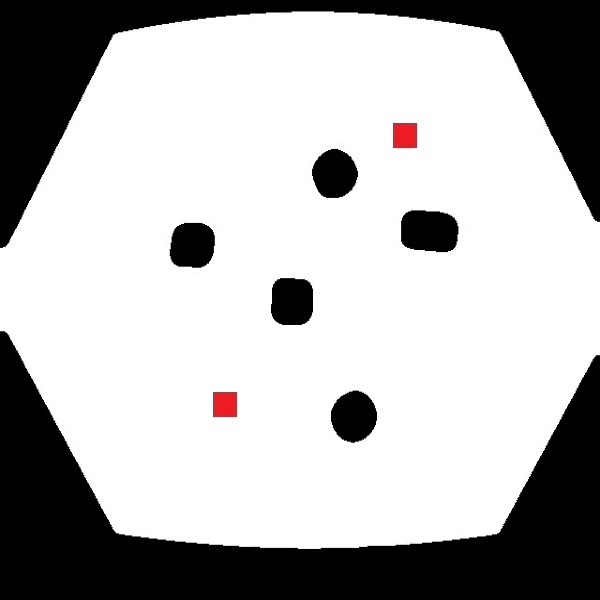
#> input picture Path_Planning_Algorithm/20x20_600p/t4.jpg, 600 x 600 px
$ python main.py   (older library calls are emulated)
#> lines starting #> are read from the running program, lines starting #| are printed output that depends on the picture
### Path_Planning_Algorithm/process_image.py
import cv2
import numpy as np
import time
from skimage.measure import compare_ssim as ssim
import astarsearch
import traversal

def main(image_filename):

#> called with image_filename = '20x20_600p/t4.jpg'
	occupied_grids = []
	planned_path = {}

	image = cv2.imread(image_filename)
#> image is the input picture: shape (600, 600, 3); mean B, G, R 180.6, 180.5, 181.1
	(winW, winH) = (30, 30)

	obstacles = []
	index = [1,1]

	blank_image = np.zeros((30,30,3), np.uint8)

	list_images = [[blank_image for i in range(60)] for i in range(60)]

	maze = [[0 for i in range(60)] for i in range(60)]

	for (x, y, window) in traversal.sliding_window(image, stepSize=30, windowSize=(winW, winH)):
		if window.shape[0] != winH or window.shape[1] != winW:
			continue

		clone = image.copy()

		cv2.rectangle(clone, (x, y), (x + winW, y + winH), (0, 255, 0), 2)
		crop_img = image[x:x + winW, y:y + winH]
		list_images[index[0]-1][index[1]-1] = crop_img.copy()

		average_color_per_row = np.average(crop_img, axis=0)
		average_color = np.average(average_color_per_row, axis=0)
		average_color = np.uint8(average_color)

		if (any(i <= 240 for i in average_color)):
			maze[index[1]-1][index[0]-1] = 1
			occupied_grids.append(tuple(index))

		if (any(i <= 20 for i in average_color)):
			obstacles.append(tuple(index))

		cv2.imshow("Window", clone)
		cv2.waitKey(1)
		time.sleep(0.030)

		index[1] = index[1] + 1
		if(index[1]>20):
			index[0] = index[0] + 1
			index[1] = 1
#> this loop made 400 passes
#> (x, y, average_color) on passes 1 to 3: (0, 0, [0, 0, 0]), (30, 0, [0, 0, 0]), (60, 0, [0, 0, 0])
#> after the loop, index = [21, 1]; list_images = 60 items; maze = 60 items; obstacles = 84 pairs, first value 1 to 20, second value 1 to 20; occupied_grids = 156 pairs, first value 1 to 20, second value 1 to 20

	list_colored_grids = [n for n in occupied_grids if n not in obstacles]
#> list_colored_grids = 72 pairs, first value 1 to 20, second value 1 to 19

	for startimage in list_colored_grids:
		img1 = list_images[startimage[0]-1][startimage[1]-1]
		for grid in [n for n in list_colored_grids  if n != startimage]:
			img = list_images[grid[0]-1][grid[1]-1]
			image = cv2.cvtColor(img1, cv2.COLOR_BGR2GRAY)
			image2 = cv2.cvtColor(img, cv2.COLOR_BGR2GRAY)
			s = ssim(image, image2)
			if s > 0.1:
				result = astarsearch.astar(maze,(startimage[0]-1,startimage[1]-1),(grid[0]-1,grid[1]-1))
				list2=[]
				for t in result:
					x,y = t[0],t[1]
					list2.append(tuple((x+1,y+1)))
					result = list(list2[1:-1])

				if not result:
					planned_path[startimage] = list(["NO PATH",[], 0])
				planned_path[startimage] = list([str(grid),result,len(result)+1])
#> this loop made 72 passes
#> startimage on passes 3 to 14: (1, 12), (2, 6), (2, 7), (2, 13), (2, 14), (3, 4), (3, 5), (3, 15), (3, 16), (4, 2), (4, 3), (4, 17)
#> startimage on passes 1 to 2: (1, 8), (1, 9)
#> pass 1, in main, `img1 = list_images[startimage[0]-1][startimage[1]-1]`:
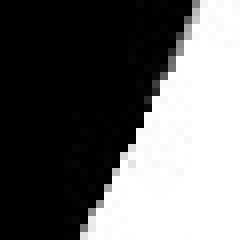
#> img1: shape (30, 30, 3) (shown 8 times larger); min 0, max 255, mean 104.4
#> pass 2, in main, `img1 = list_images[startimage[0]-1][startimage[1]-1]`:
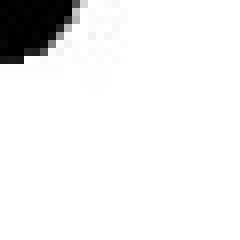
#> img1: shape (30, 30, 3) (shown 8 times larger); min 0, max 255, mean 238.4
#> pass 3, in main, `img1 = list_images[startimage[0]-1][startimage[1]-1]`:
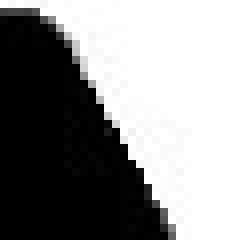
#> img1: shape (30, 30, 3) (shown 8 times larger); min 0, max 255, mean 139.7
#> after the loop:
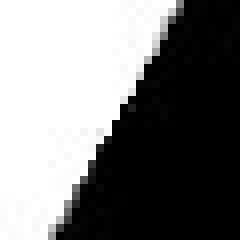
#> image: shape (30, 30) (shown 8 times larger); min 0, max 255, mean 123.5
#> after the loop:
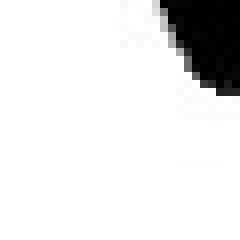
#> img: shape (30, 30, 3) (shown 8 times larger); min 0, max 255, mean 230.2

	return planned_path

### Path_Planning_Algorithm/astarsearch.py
def astar(m,startp,endp):
    w,h = 20,20
    # [4 lines of commented-out code are left out]
    sx,sy = startp 	#Start Point
    ex,ey = endp 	#End Point
    node = [None,sx,sy,0,abs(ex-sx)+abs(ey-sy)]
    closeList = [node]
    createdList = {}
    createdList[sy*w+sx] = node
    k=0
    while(closeList):
        node = closeList.pop(0)
        x = node[1]
        y = node[2]
        l = node[3]+1
        k+=1
        if k!=0:
            neighbours = ((x,y+1),(x,y-1),(x+1,y),(x-1,y))
        else:
            neighbours = ((x+1,y),(x-1,y),(x,y+1),(x,y-1))
        for nx,ny in neighbours:
            if nx==ex and ny==ey:
                path = [(ex,ey)]
                while node:
                    path.append((node[1],node[2]))
                    node = node[0]
                return list(reversed(path))
            if 0<=nx<w and 0<=ny<h and m[ny][nx]==0:
                if ny*w+nx not in createdList:
                    nn = (node,nx,ny,l,l+abs(nx-ex)+abs(ny-ey))
                    createdList[ny*w+nx] = nn
                    nni = len(closeList)
                    closeList.append(nn)
                    while nni:
                        i = (nni-1)>>1
                        if closeList[i][4]>nn[4]:
                            closeList[i],closeList[nni] = nn,closeList[i]
                            nni = i
                        else:
                            break
    return []

### Path_Planning_Algorithm/traversal.py
def sliding_window(image, stepSize, windowSize):
	for y in range(0, image.shape[0], stepSize):
		for x in range(0, image.shape[1], stepSize):
			yield (x, y, image[y:y + windowSize[1], x:x + windowSize[0]])

### Path_Planning_Algorithm/main.py
import process_image
import time
import os
import psutil

t1 = time.time()

occupied_grids = process_image.main("20x20_600p/t4.jpg")
planned_path = process_image.main("20x20_600p/t4.jpg")
#> the loop in main (call 2), `for (x, y, window) in traversal.sliding_window(image, stepSize=30, win..` made 400 passes
#> (x, y) on passes 1 to 3: (0, 0), (30, 0), (60, 0)
#> the loop in main (call 2), `for startimage in list_colored_grids:` made 72 passes
print ("Occupied Grids : ")
print (planned_path)
#> (printed output is left out)

t2 = time.time()

print()
pid = os.getpid()
py = psutil.Process(pid)
#> (the run stopped early here; a loop or call above may not have finished)

$ run again, with Path_Planning_Algorithm/20x20_600p/t1.jpg copied over Path_Planning_Algorithm/20x20_600p/t4.jpg
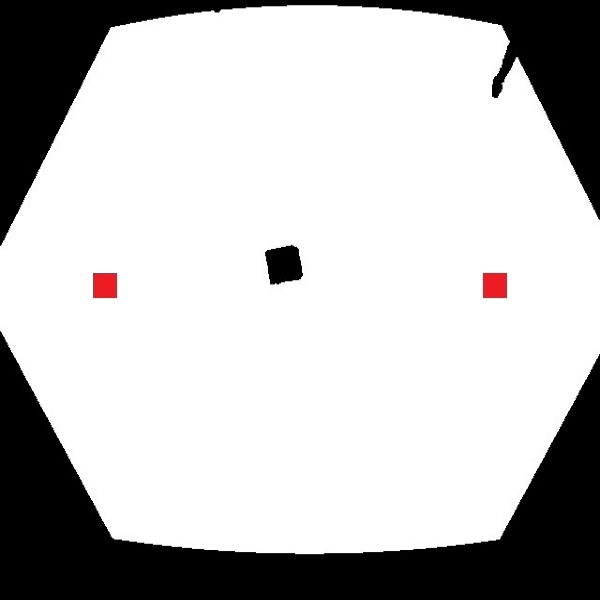
#> input picture Path_Planning_Algorithm/20x20_600p/t1.jpg, 600 x 600 px
#> in main, image is the input picture: shape (600, 600, 3); mean B, G, R 192.1, 192.1, 192.7
#> the loop in main, `for (x, y, window) in traversal.sliding_window(image, stepSize=30, win..` made 400 passes
#> (x, y, average_color) on passes 1 to 3: (0, 0, [0, 0, 0]), (30, 0, [0, 0, 0]), (60, 0, [0, 0, 0])
#> after the loop in main, `for (x, y, window) in traversal.sliding_window(image, stepSize=30, win..`: index = [21, 1]; list_images = 60 items; obstacles = 69 pairs, first value 1 to 20, second value 1 to 20; occupied_grids = 126 pairs, first value 1 to 20, second value 1 to 20
#> list_colored_grids = 57 pairs, first value 1 to 20, second value 1 to 19
#> the loop in main, `for startimage in list_colored_grids:` made 57 passes
#> startimage on passes 4 to 11: (1, 13), (2, 5), (2, 6), (2, 14), (2, 15), (3, 3), (3, 4), (3, 16)
#> pass 1, in main, `img1 = list_images[startimage[0]-1][startimage[1]-1]`:
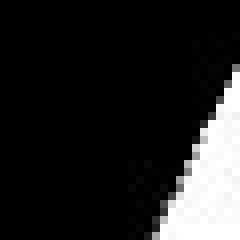
#> img1: shape (30, 30, 3) (shown 8 times larger); min 0, max 255, mean 35.1
#> after the loop in main, `for startimage in list_colored_grids:`:
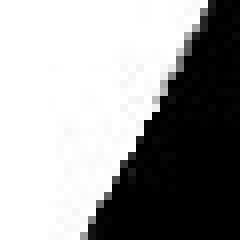
#> img: shape (30, 30, 3) (shown 8 times larger); min 0, max 255, mean 156.8
#> the loop in main (call 2), `for (x, y, window) in traversal.sliding_window(image, stepSize=30, win..` made 400 passes
#> (x, y) on passes 1 to 3: (0, 0), (30, 0), (60, 0)
#> the loop in main (call 2), `for startimage in list_colored_grids:` made 57 passes
#> startimage on passes 1 to 8: (1, 7), (1, 8), (1, 12), (1, 13), (2, 5), (2, 6), (2, 14), (2, 15)
#> (printed output is left out)
